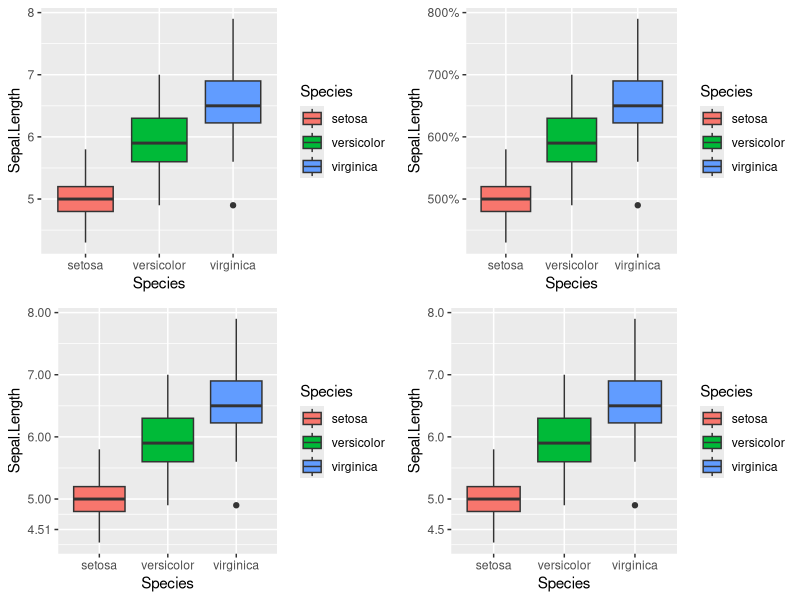
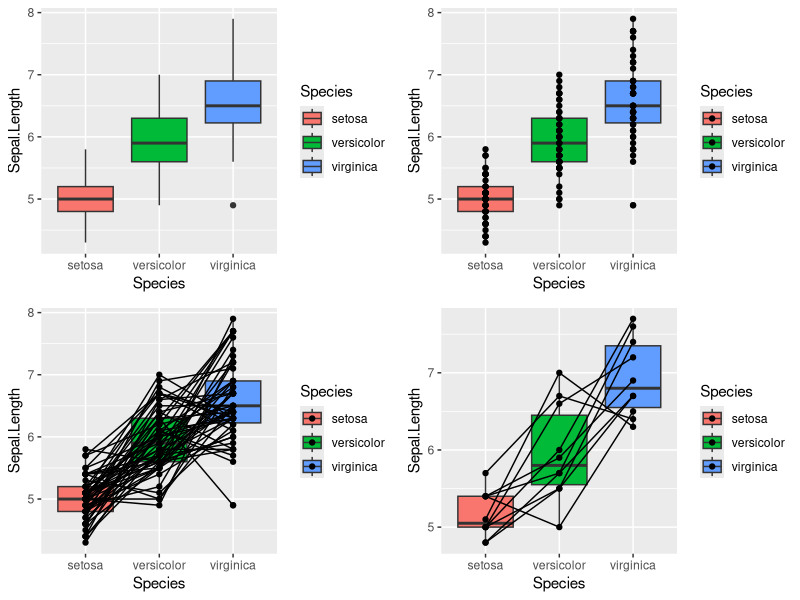

The R script that drew these images, in order:
library(ggplot2)
library(gridExtra)

#データはいつものirisを使用
data(iris)

#基本形
g0 <- ggplot(iris, aes(x = Species, y = Sepal.Length, fill = Species)) + 
        geom_boxplot()

#y軸を%表示 (例としてはあまり良くないですが)
#scale_y_continuousでlabels = percent（scalesパッケージ）を選択
library(scales)
g1 <- ggplot(iris, aes(x = Species, y = Sepal.Length, fill = Species)) + 
        geom_boxplot()+ 
        scale_y_continuous(labels = percent)

#y軸を小数点を制御
#irisだと自動的に桁が揃えられるので4.51を導入
g2 <- ggplot(iris, aes(x = Species, y = Sepal.Length, fill = Species)) + 
        geom_boxplot() + 
        scale_y_continuous(breaks = c(4.51, 5, 6, 7, 8)) 

#小数点第1位で統一
#scale_y_continuousは自作関数を適用できる。そこにformat関数を使用してやればいい
g3 <- ggplot(iris, aes(x = Species, y = Sepal.Length, fill = Species)) + 
        geom_boxplot() + 
        scale_y_continuous(breaks = c(4.51, 5, 6, 7, 8), 
                           labels = function(x) format(x, digits = 2)) 

png("iris_ycontrol.png", res = 150, width = 2000, height = 1000)
grid.arrange(g0, g1, g2, g3, nrow = 2)
dev.off()



library(ggplot2)
library(gridExtra)

#データはいつものirisを使用
data(iris)

#基本形
g0 <- ggplot(iris, aes(x = Species, y = Sepal.Length, fill = Species)) + 
        geom_boxplot()

#点を追加
#geome_pointを追加すればいい
g4 <- ggplot(iris, aes(x = Species, y = Sepal.Length, fill = Species)) + 
        geom_boxplot() + 
        geom_point()

#(例としてはおかしいが)点を線分で結ぶ
#geome_lineを追加して、group =で結ぶ要素を指定する
iris$subject <- rep(1:50, 3) #個体1~50の時系列変化する1変数を見ているのと同じ
g5 <- ggplot(iris, 
             aes(x = Species, y = Sepal.Length, fill = Species)) + 
        geom_boxplot() + 
        geom_point() + 
        geom_line(group = iris$subject)

#点が多くて見づらいので1種あたり6個にしてみる
g6 <- ggplot(iris[seq(1, 150, 5), ], 
             aes(x = Species, y = Sepal.Length, fill = Species)) + 
        geom_boxplot() + 
        geom_point() + 
        geom_line(group = iris$subject[seq(1, 150, 5)])

png("iris_box_dot_line.png", res = 150, width = 2000, height = 1000)
grid.arrange(g0, g4, g5, g6, nrow = 2)
dev.off()
